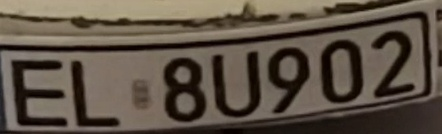
#> input picture zapisane_tablice/80902_2.jpg, 442 x 134 px
$ python -i ocr_test_2.py   (imports and definitions only)
#> lines starting #> are read from the running program, lines starting #| are printed output that depends on the picture; after the words box and inside, x2 and y2 are one past the last pixel; in counts of white or black regions, pixels touching at a corner belong together
#> further down, picture is the input picture: shape (134, 442, 3); mean B, G, R 69.5, 81.8, 93
import cv2
import easyocr
import re
import os
import numpy as np

# Inicjalizacja OCR
# [1 line that did not run here, left out]

# Foldery
INPUT_FOLDER = 'zapisane_tablice'
OUTPUT_FOLDER = 'wyniki'
# [1 line not run here, left out]

# Obsługiwane rozszerzenia
VALID_EXTS = ('.jpg', '.jpeg', '.png', '.bmp')

def preprocess_variants(image):
    variants = []
    gray = cv2.cvtColor(image, cv2.COLOR_BGR2GRAY)
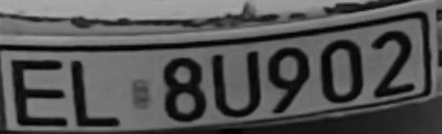
#> gray: shape (134, 442); min 2, max 172, mean 83.8
    variants.append(('oryginal', image))
    variants.append(('szarosć', cv2.cvtColor(gray, cv2.COLOR_GRAY2BGR)))
    variants.append(('kontrast', cv2.cvtColor(cv2.convertScaleAbs(gray, alpha=1.5, beta=0), cv2.COLOR_GRAY2BGR)))
    clahe = cv2.createCLAHE(clipLimit=3.0, tileGridSize=(8, 8)).apply(gray)
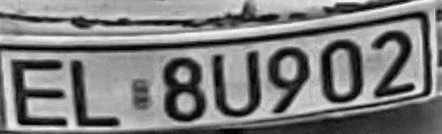
#> clahe: shape (134, 442); min 1, max 245, mean 125.1
    variants.append(('clahe', cv2.cvtColor(clahe, cv2.COLOR_GRAY2BGR)))
    _, thr = cv2.threshold(gray, 0, 255, cv2.THRESH_BINARY + cv2.THRESH_OTSU)
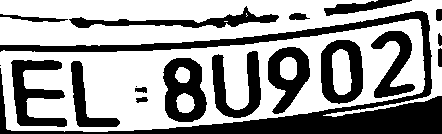
#> thr: shape (134, 442); 61.3% white; 19 black regions (2 under 20 px), largest, box (x1, y1, x2, y2) and area: (0, 11, 442, 134) 9795, (163, 58, 207, 122) 1795, (11, 60, 67, 127) 1763
    variants.append(('threshold', cv2.cvtColor(thr, cv2.COLOR_GRAY2BGR)))
    scaled = cv2.resize(image, None, fx=2, fy=2, interpolation=cv2.INTER_CUBIC)
    variants.append(('skalowanie×2', scaled))
    return variants

def perform_ocr_and_merge(img):
    raw = reader.readtext(img, decoder='wordbeamsearch', beamWidth=15)
    fragments = []
    for bbox, text, conf in raw:
        if conf >= 0.1:
            cleaned = ''.join(re.findall(r'[A-Z0-9]', text.upper()))
            if cleaned:
                fragments.append((bbox, cleaned, conf))
    if not fragments:
        return None
    fragments.sort(key=lambda x: x[0][0][0])
    full = ''.join([f[1] for f in fragments])
    avg_conf = sum(f[2] for f in fragments) / len(fragments)
    return full, avg_conf, fragments

# Główna pętla
# [57 lines not run here, left out]

>>> import cv2
>>> picture = cv2.imread('zapisane_tablice/80902_2.jpg')
>>> result = preprocess_variants(picture)
#> result = 6 items

$ run again, on zapisane_tablice/EL7IN_6141.jpg
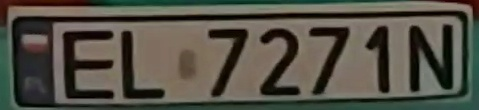
#> input picture zapisane_tablice/EL7IN_6141.jpg, 479 x 110 px
#> picture is the input picture: shape (110, 479, 3); mean B, G, R 69.9, 80.6, 83.4
#> in preprocess_variants, `clahe = cv2.createCLAHE(clipLimit=3.0, tileGridSize=(8, 8)).apply(gray)`:
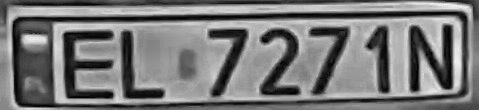
#> clahe: shape (110, 479); min 1, max 247, mean 120.4
#> in preprocess_variants, `_, thr = cv2.threshold(gray, 0, 255, cv2.THRESH_BINARY + cv2.THRESH_OT..`:
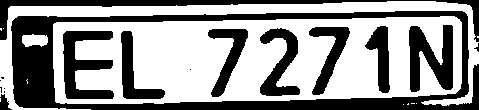
#> thr: shape (110, 479); 58.4% white; 17 black regions (7 under 20 px), largest, box (x1, y1, x2, y2) and area: (11, 11, 479, 110) 10367, (0, 0, 479, 42) 2517, (63, 31, 114, 99) 1801
#> result = 6 items

$ run again, on zapisane_tablice/ELA5Z_2887.jpg
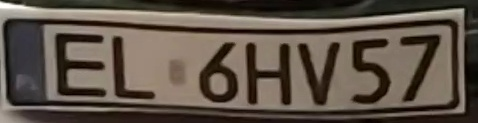
#> input picture zapisane_tablice/ELA5Z_2887.jpg, 478 x 123 px
#> picture is the input picture: shape (123, 478, 3); mean B, G, R 71.8, 82.6, 93.9
#> in preprocess_variants, `clahe = cv2.createCLAHE(clipLimit=3.0, tileGridSize=(8, 8)).apply(gray)`:
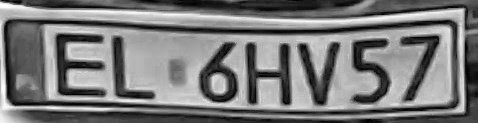
#> clahe: shape (123, 478); min 1, max 255, mean 121.8
#> in preprocess_variants, `_, thr = cv2.threshold(gray, 0, 255, cv2.THRESH_BINARY + cv2.THRESH_OT..`:
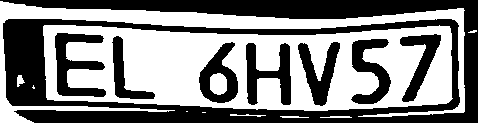
#> thr: shape (123, 478); 51.2% white; 8 black regions, largest, box (x1, y1, x2, y2) and area: (0, 0, 478, 123) 20165, (55, 33, 106, 97) 1559, (246, 43, 291, 105) 1381
#> result = 6 items

$ run again, on zapisane_tablice/ELR15241_5247.jpg
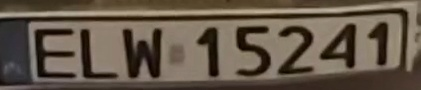
#> input picture zapisane_tablice/ELR15241_5247.jpg, 421 x 90 px
#> picture is the input picture: shape (90, 421, 3); mean B, G, R 72.8, 87, 99.7
#> in preprocess_variants, `clahe = cv2.createCLAHE(clipLimit=3.0, tileGridSize=(8, 8)).apply(gray)`:
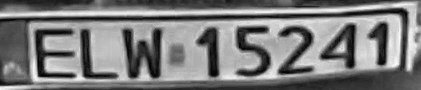
#> clahe: shape (90, 421); min 2, max 250, mean 123.8
#> in preprocess_variants, `_, thr = cv2.threshold(gray, 0, 255, cv2.THRESH_BINARY + cv2.THRESH_OT..`:
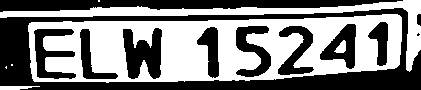
#> thr: shape (90, 421); 50.5% white; 12 black regions (1 under 20 px), largest, box (x1, y1, x2, y2) and area: (0, 8, 421, 90) 8923, (0, 0, 403, 12) 3177, (123, 28, 162, 79) 1337
#> result = 6 items
